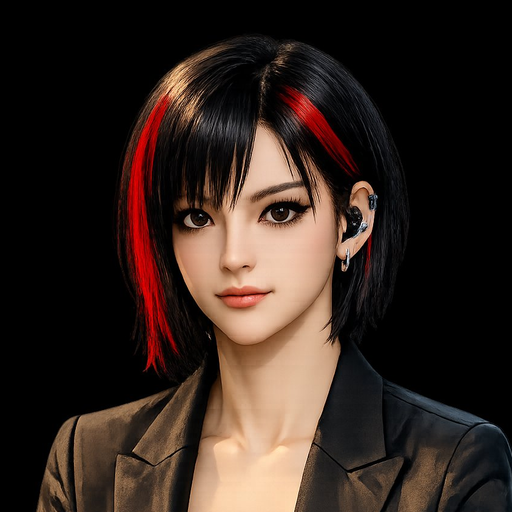
#> input picture oracle/Proto_P_Avatar_512.png, 512 x 512 px, found by its file name
$ python thumbnail_gen.py
#> lines starting #> are read from the running program, lines starting #| are printed output that depends on the picture
#!/usr/bin/env python3
"""Thumbnail Generator V5 — MMA Central / ESPN style thumbnails.

Features:
- Avatar face prominently on right side
- Bold, thick white text with drop shadow on left
- Red accent color for emphasis words
- Dark cinematic background with gradient
- Asymmetric layout (text 40%, image 60%)
- BTC price badge in corner
- "PROTOCOL PULSE" branding
"""
import os

try:
    from PIL import Image, ImageDraw, ImageFont, ImageFilter, ImageEnhance
    HAS_PIL = True
except ImportError:
    HAS_PIL = False

BASE = os.path.dirname(os.path.abspath(__file__))
FONT_BOLD = "/usr/share/fonts/truetype/dejavu/DejaVuSans-Bold.ttf"
FONT_MONO = "/usr/share/fonts/truetype/dejavu/DejaVuSansMono.ttf"

# Brand colors
BG_DARK = (8, 8, 8)
RED = (204, 0, 0)
RED_BRIGHT = (255, 51, 51)
WHITE = (255, 255, 255)
GRAY = (120, 120, 120)
LIGHT_GRAY = (180, 180, 180)

# Default avatar path (from model_registry)
AVATAR_PATH = os.path.expanduser("~/protocol_pulse/oracle/Proto_P_Avatar_512.png")


def generate_thumbnail(headline: str, subtext: str = "",
                       output_path: str = "thumbnail.png",
                       btc_price: str = "",
                       avatar_path: str = None,
                       top_quote: str = "") -> str:
    """Generate a 1280x720 MMA Central style YouTube thumbnail.

    Args:
        headline: Bold main text (5-8 words)
        subtext: Secondary line
        output_path: Where to save
        btc_price: BTC price for badge
        avatar_path: Path to avatar/face image
        top_quote: Optional quote text for additional context

    Returns:
        Path to generated thumbnail, or "" on failure.
    """
#> called with headline = 'HASH RATE BREAKS ALL RECORDS', subtext = 'Nations are stacking', btc_price = '$97,234'
    if not HAS_PIL:
        print("  [thumb] Pillow not installed, skipping thumbnail")
        return ""

    os.makedirs(os.path.dirname(output_path) or ".", exist_ok=True)

    W, H = 1280, 720
    img = Image.new("RGB", (W, H), BG_DARK)
#> img: PIL image 1280x720 RGB; every value is 8
    draw = ImageDraw.Draw(img)

    # ── Background: dark cinematic gradient ──────────────────────────────
    for y in range(H):
        for x in range(W):
            # Diagonal gradient: dark to slightly lighter
            factor = (x / W * 0.3 + y / H * 0.7)
            r = int(8 + 15 * factor)
            g = int(5 + 5 * factor)
            b = int(5 + 5 * factor)
            draw.point((x, y), fill=(r, g, b))

    # Red accent glow behind where face will be (right side)
    for y in range(H):
        for x in range(max(0, W - 500), W):
            alpha = (x - (W - 500)) / 500.0
            gy = 1.0 - abs(y / H - 0.5) * 2
            intensity = alpha * gy * 0.15
            r = int(8 + 200 * intensity)
            g = int(5 + 10 * intensity)
            b = int(5 + 10 * intensity)
            draw.point((x, y), fill=(r, g, b))

    # ── Avatar / face image (right 60%) ──────────────────────────────────
    face_path = avatar_path or AVATAR_PATH
    if os.path.exists(face_path):
        try:
            face_img = Image.open(face_path).convert("RGBA")
            # Scale to fit right portion, vertically centered
            face_h = H
            face_w = int(face_img.width * face_h / face_img.height)
#> face_w = 720
            face_img = face_img.resize((face_w, face_h), Image.LANCZOS)
#> face_img: PIL image 720x720 RGBA

            # Enhance: slightly more contrast for dramatic look
            enhancer = ImageEnhance.Contrast(face_img)
            face_img = enhancer.enhance(1.2)
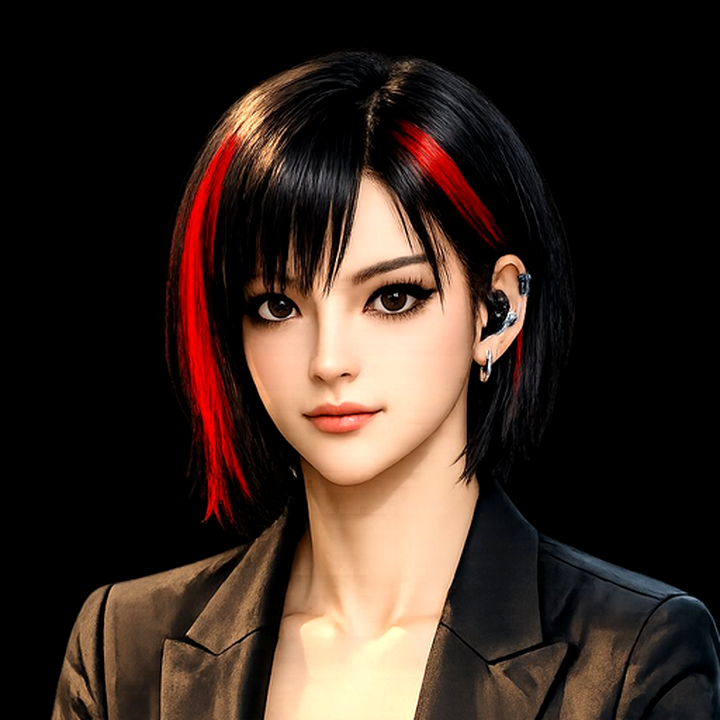
#> face_img: PIL image 720x720 RGBA; mean R, G, B, A 56.2, 41.2, 33.2, 255
            enhancer = ImageEnhance.Brightness(face_img)
            face_img = enhancer.enhance(0.85)
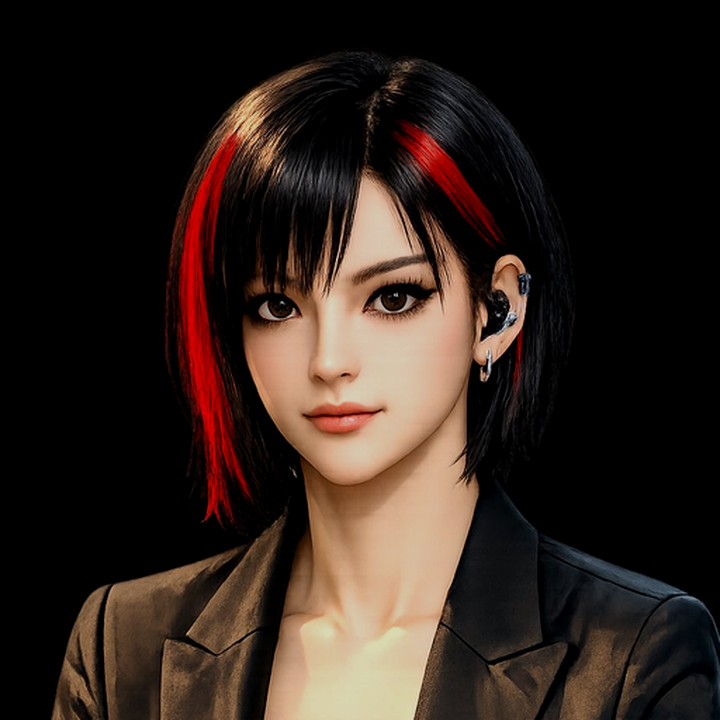
#> face_img: PIL image 720x720 RGBA; mean R, G, B, A 47.5, 34.8, 28, 255

            # Create gradient mask for left-edge fade
            mask = Image.new("L", (face_w, face_h), 255)
#> mask: PIL image 720x720 L; every value is 255
            mask_draw = ImageDraw.Draw(mask)
            fade_width = face_w // 3
#> fade_width = 240
            for x in range(fade_width):
                alpha = int(255 * (x / fade_width))
                mask_draw.line([(x, 0), (x, face_h)], fill=alpha)

            # Position on right side
            face_x = W - face_w + 50
#> face_x = 610
            img.paste(face_img, (face_x, 0), mask)
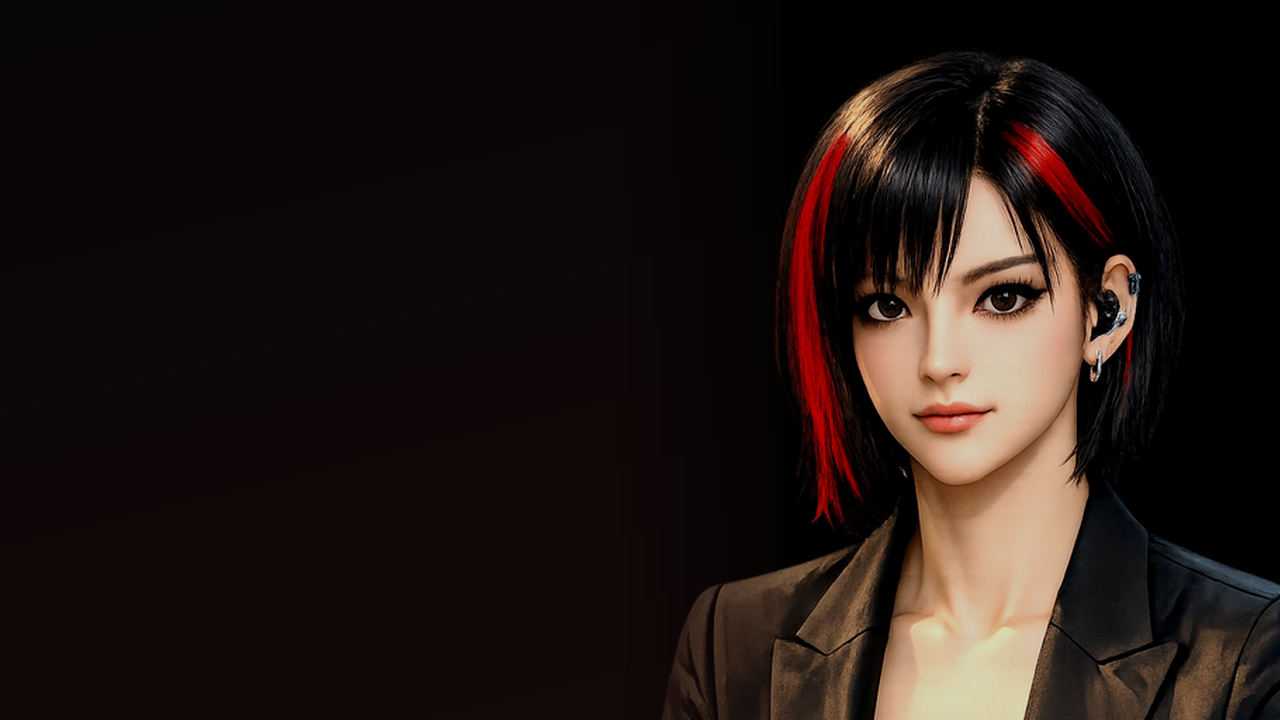
#> img: PIL image 1280x720 RGB; mean R, G, B 33.5, 22.6, 19
        except Exception as e:
            print(f"  [thumb] Avatar load error: {e}")

    draw = ImageDraw.Draw(img)  # Refresh draw after paste

    # ── Red accent bars ──────────────────────────────────────────────────
    draw.rectangle([(0, 0), (6, H)], fill=RED)  # Left edge
    draw.rectangle([(0, 380), (520, 384)], fill=RED)  # Horizontal accent

    # ── "PULSE CHECK" show name (top-left) ───────────────────────────────
    try:
        font_show = ImageFont.truetype(FONT_BOLD, 26)
    except Exception:
        font_show = ImageFont.load_default()
    draw.text((25, 22), "PULSE CHECK", fill=RED_BRIGHT, font=font_show)

    # ── Main headline (left 45% of frame) ────────────────────────────────
    try:
        font_headline = ImageFont.truetype(FONT_BOLD, 68)
    except Exception:
        font_headline = ImageFont.load_default()

    max_text_width = int(W * 0.48)
    words = headline.upper().split()
    lines = []
    current = ""
    for word in words:
        test = f"{current} {word}".strip()
        bbox = draw.textbbox((0, 0), test, font=font_headline)
        if bbox[2] - bbox[0] > max_text_width:
            if current:
                lines.append(current)
            current = word
        else:
            current = test
#> this loop made 5 passes
#> bbox on passes 1 to 5: (0, 13, 215, 65), (0, 13, 432, 65), (0, 13, 760, 65), (0, 13, 468, 65), (0, 13, 856, 65)
#> after the loop, lines = ['HASH RATE', 'BREAKS ALL']
    if current:
        lines.append(current)

    # Draw headline with drop shadow
    line_height = 78
    total_height = len(lines) * line_height
#> total_height = 234
    start_y = max(80, (340 - total_height) // 2 + 60)
#> start_y = 113

    for i, line in enumerate(lines):
        y = start_y + i * line_height
        # Shadow (offset)
        draw.text((27, y + 4), line, fill=(20, 20, 20), font=font_headline)
        draw.text((28, y + 3), line, fill=(30, 30, 30), font=font_headline)
        # Main text
        draw.text((25, y), line, fill=WHITE, font=font_headline)
#> this loop made 3 passes
#> (line, y) on passes 1 to 3: ('HASH RATE', 113), ('BREAKS ALL', 191), ('RECORDS', 269)

    # ── Subtext below accent line ────────────────────────────────────────
    if subtext:
        try:
            font_sub = ImageFont.truetype(FONT_BOLD, 32)
        except Exception:
            font_sub = ImageFont.load_default()
        draw.text((25, 405), subtext.upper(), fill=LIGHT_GRAY, font=font_sub)

    # ── Quote (if provided) ──────────────────────────────────────────────
    if top_quote:
        try:
            font_quote = ImageFont.truetype(FONT_MONO, 18)
        except Exception:
            font_quote = ImageFont.load_default()
        quote_text = f'"{top_quote[:80]}"'
        draw.text((25, 450), quote_text, fill=GRAY, font=font_quote)

    # ── BTC price badge (bottom-left) ────────────────────────────────────
    if btc_price:
        try:
            font_btc = ImageFont.truetype(FONT_BOLD, 28)
            font_btc_label = ImageFont.truetype(FONT_MONO, 16)
        except Exception:
            font_btc = font_btc_label = ImageFont.load_default()

        # Badge background
        badge_w, badge_h = 200, 55
        badge_x, badge_y = 25, H - 75
        draw.rectangle(
            [(badge_x, badge_y), (badge_x + badge_w, badge_y + badge_h)],
            fill=(15, 15, 15), outline=RED, width=2,
        )
        # BTC icon (circle)
        draw.ellipse(
            [(badge_x + 8, badge_y + 12), (badge_x + 38, badge_y + 42)],
            fill=RED,
        )
        draw.text((badge_x + 16, badge_y + 14), "B", fill=WHITE, font=font_btc_label)
        # Price text
        draw.text((badge_x + 48, badge_y + 12), btc_price, fill=WHITE, font=font_btc)

    # ── "PROTOCOL PULSE" branding (bottom-right) ────────────────────────
    try:
        font_brand = ImageFont.truetype(FONT_MONO, 16)
    except Exception:
        font_brand = ImageFont.load_default()
    draw.text((W - 200, H - 35), "PROTOCOL PULSE", fill=GRAY, font=font_brand)

    img.save(output_path, "PNG", quality=95)
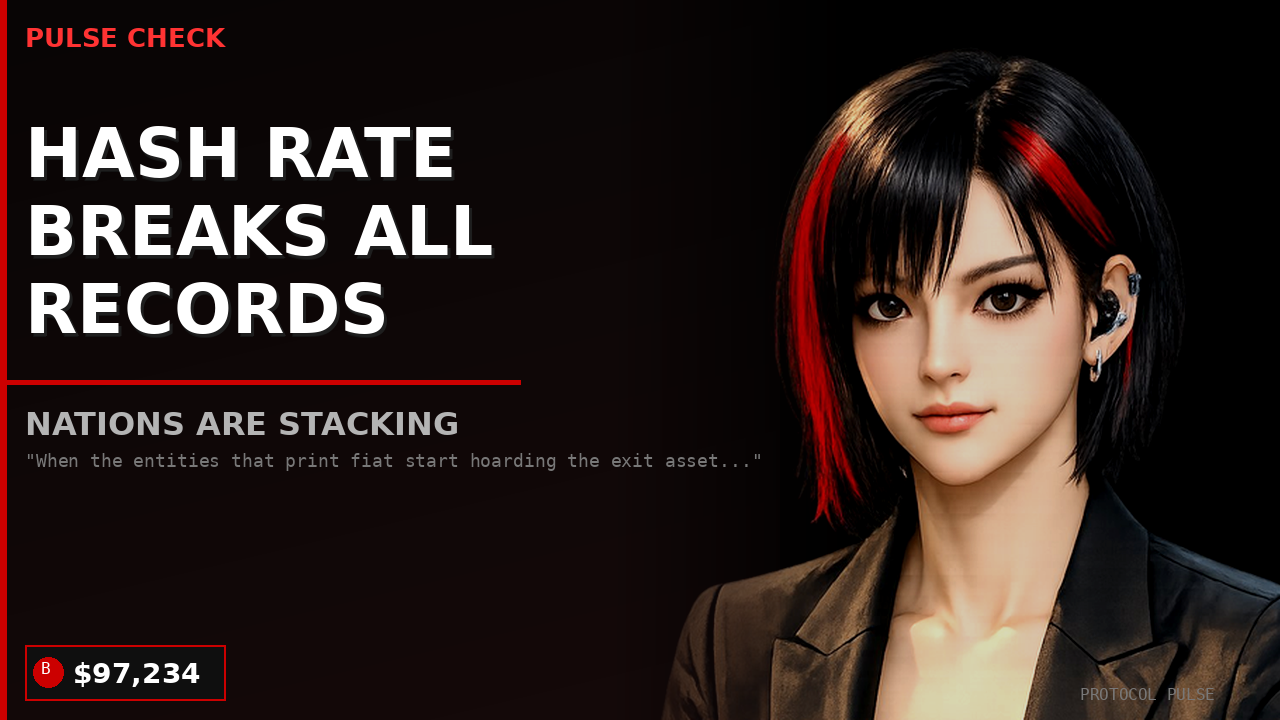
#> saved as test_thumbnail_v5.png: PIL image 1280x720 RGB; mean R, G, B 45.7, 32.9, 29.3
    sz = os.path.getsize(output_path) // 1024
    print(f"  [thumb] Generated: {output_path} ({W}x{H}, {sz}KB)")
    return output_path


if __name__ == "__main__":
    out = os.path.join(BASE, "output", "test_thumbnail_v5.png")
    generate_thumbnail(
        "HASH RATE BREAKS ALL RECORDS",
        "Nations are stacking",
        out,
        btc_price="$97,234",
        top_quote="When the entities that print fiat start hoarding the exit asset...",
    )
